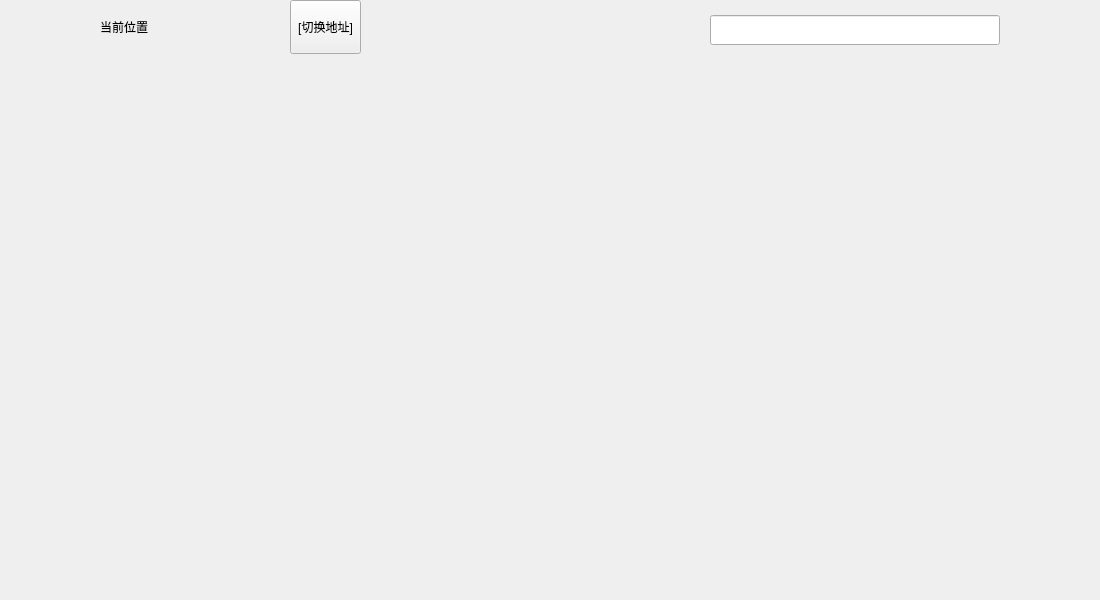
<?xml version="1.0" encoding="UTF-8"?>
<ui version="4.0">
 <class>IndexWidget</class>
 <widget class="QWidget" name="IndexWidget">
  <property name="geometry">
   <rect>
    <x>0</x>
    <y>0</y>
    <width>1100</width>
    <height>600</height>
   </rect>
  </property>
  <property name="minimumSize">
   <size>
    <width>1100</width>
    <height>600</height>
   </size>
  </property>
  <property name="maximumSize">
   <size>
    <width>16777215</width>
    <height>16777215</height>
   </size>
  </property>
  <property name="windowTitle">
   <string>Form</string>
  </property>
  <widget class="QLabel" name="labelSite">
   <property name="geometry">
    <rect>
     <x>100</x>
     <y>0</y>
     <width>50</width>
     <height>54</height>
    </rect>
   </property>
   <property name="text">
    <string>当前位置</string>
   </property>
  </widget>
  <widget class="QLabel" name="labelLocation">
   <property name="geometry">
    <rect>
     <x>150</x>
     <y>0</y>
     <width>138</width>
     <height>54</height>
    </rect>
   </property>
   <property name="text">
    <string/>
   </property>
   <property name="alignment">
    <set>Qt::AlignLeading|Qt::AlignLeft|Qt::AlignVCenter</set>
   </property>
  </widget>
  <widget class="QPushButton" name="btnChangeLocation">
   <property name="geometry">
    <rect>
     <x>290</x>
     <y>0</y>
     <width>71</width>
     <height>54</height>
    </rect>
   </property>
   <property name="text">
    <string>[切换地址]</string>
   </property>
  </widget>
  <widget class="QLineEdit" name="editSearch">
   <property name="geometry">
    <rect>
     <x>710</x>
     <y>15</y>
     <width>290</width>
     <height>30</height>
    </rect>
   </property>
  </widget>
 </widget>
 <resources/>
 <connections/>
</ui>
